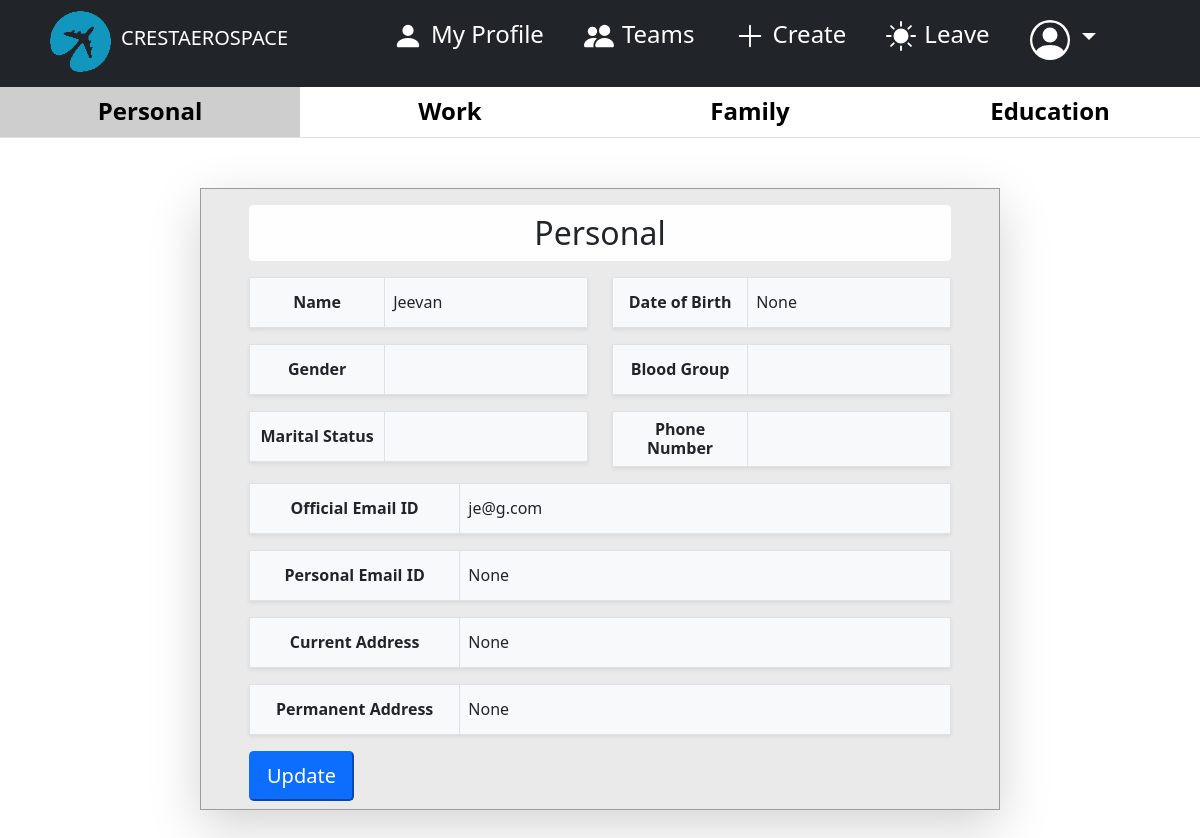
The page /hrms/employee/MyTeam/employee/5/personal (signed in) on the database its author committed.
### employee/models.py (models this page shows, shortened)
class Employee(AbstractBaseUser):
    email           = models.EmailField(max_length=254, verbose_name='Official Email', unique=True)
    first_name      = models.CharField(max_length=50, verbose_name="First Name")
    last_name       = models.CharField(max_length=50, verbose_name="Last Name",blank=True)
    gender          = models.CharField(max_length=10, verbose_name="Gender", choices=GENDER,blank=True)
    birthday        = models.DateField(verbose_name="Date of Birth",null=True, blank=True, help_text="MM/DD/YYYY")
    phone           = models.CharField(max_length=15, verbose_name="Phone Number", blank=True)
    blood           = models.CharField(verbose_name="Blood Type", choices=BLOOD_TYPE,blank=True, max_length=10)
    marital         = models.CharField(verbose_name="Marital Status", choices=MARITAL_STATUS,blank=True, max_length=10)
    per_email       = models.EmailField(max_length=254, verbose_name='Personal Email', unique=True, blank=True, null=True)
    c_address       = models.CharField(max_length=1000, verbose_name="Current Address", null=True, blank=True)
    p_address       = models.CharField(max_length=1000, verbose_name="Permanent Address", null=True, blank=True)
    emp_id          = models.CharField(max_length=15, verbose_name="Employee ID", unique=True)
    date_joined     = models.DateTimeField(verbose_name='Date Joined', auto_now_add=True)
    emp_status      = models.CharField(verbose_name="Employee Status", choices=STATUS,blank=False, max_length=20)
    department      = models.ForeignKey(Department,verbose_name ='Department',on_delete=models.SET_NULL,null=True,default=None)
    manager         = models.ForeignKey(to="self",verbose_name ='Reporting Manager',on_delete=models.SET_NULL,null=True,default=None, blank=True)
    role            = models.ForeignKey(Role,verbose_name ='Role',on_delete=models.SET_NULL,null=True,default=None)
    title           = models.ForeignKey(Title,verbose_name ='Job Title',on_delete=models.SET_NULL,null=True,default=None)
    position        = models.ForeignKey(Position,verbose_name ='Position',on_delete=models.SET_NULL,null=True,default=None)
    experience      = models.CharField(max_length=10, verbose_name="Work Experience", null=True, blank=True)
    is_active       = models.BooleanField(verbose_name="Active",default=True)
    last_login      = models.DateTimeField(verbose_name='Last Login', auto_now=True)
    is_admin        = models.BooleanField(verbose_name="Admin",default=False)
    is_staff        = models.BooleanField(verbose_name="Staff",default=False)
    is_superuser    = models.BooleanField(verbose_name="Superuser",default=False)
    USERNAME_FIELD = 'email'
    REQUIRED_FIELDS = ['first_name', 'emp_id',]
    objects = EmployeeManager()

### employee/views.py (the view)
# urls.py: path("employee/MyTeam/employee/<int:id>/personal", views.employee_personal, name="employee_personal"),
def employee_personal(request, id):
    if not request.user.is_authenticated:
        return redirect('login_user')
    if request.method == 'POST':
        user = Employee.objects.get(pk=id)
        form = EmployeePersonalUpdateForm(request.POST, instance=user)
        if form.is_valid():
            form.save()
            messages.success(request,'Profile successfully updated !!',extra_tags = 'alert alert-success alert-dismissible show')
            return redirect('employee_personal', id=id)
    else:
        user = Employee.objects.get(pk=id)
        form = EmployeePersonalUpdateForm(
            initial={
                'email' : user.email,
                'first_name' : user.first_name,
                'last_name' : user.last_name,
                'gender' : user.gender,
                'birthday' : user.birthday,
                'c_address': user.c_address,
                'p_address': user.p_address,
                'phone': user.phone,
                'per_email': user.per_email,
                'marital': user.marital,
                'blood': user.blood,
            }
        )
    profile = user
    context = {'profile' : profile, 'form' : form}
    return render(request, "employee/employee_personal.html", context)

### templates/employee/employee_personal.html (shortened to what this page needs)
{% extends 'dashboard/dash_base.html' %}
{% load crispy_forms_filters %}
{% load static %}
{% load static %}
{% block content %}
<head>
</head>
<body>
  <table class="table">
    <thead class="h4">
      <tr class="text-center" style="height:50px; vertical-align: middle;">
        <th width="25%" style="background-color: rgb(207, 206, 206);"><a style="text-decoration: none; color: black;"
            href="{% url 'employee_personal' profile.id %}">Personal</a></th>
        <th width="25%"> <a style="text-decoration: none; color: black;" href="{% url 'employee_work' profile.id %}">Work</a> </th>
        <th width="25%"><a style="text-decoration: none; color: black;"
            href="{% url 'employee_family' profile.id %}">Family</a></th>
        <th width="25%"><a style="text-decoration: none; color: black;"
            href="{% url 'employee_education' profile.id %}">Education</a></th>
      </tr>
    </thead>
  </table>
  {% if user.is_authenticated %}
  <div class="container-fluid profile col-md-8 px-5 pt-3 shadow-lg">
    <h2 class="text-center text-dark py-2 alert alert-light">Personal</h2>
    <div class="row">
      <div class="col-md-6">
        <table class="table table-bordered bg-light shadow-sm">
          <tr class="h6" style="height:50px; vertical-align: middle;">
            <th class="text-center" width="40%">Name</th>
            <td>{{ profile.first_name }} {{profile.last_name}}</td>
          </tr>
        </table>
      </div>
      <div class="col-md-6">
        <table class="table table-bordered bg-light shadow-sm">
          <tr class="h6" style="height:50px; vertical-align: middle;">
            <th class="text-center" width="40%">Date of Birth</th>
            <td>{{ profile.birthday }}</td>
          </tr>
        </table>
      </div>
    </div>
    <div class="row">
      <div class="col-md-6">
        <table class="table table-bordered bg-light shadow-sm">
          <tr class="h6" style="height:50px; vertical-align: middle;">
            <th class="text-center" width="40%">Gender</th>
            <td>{{ profile.gender }}</td>
          </tr>
        </table>
      </div>
      <div class="col-md-6">
        <table class="table table-bordered bg-light shadow-sm">
          <tr class="h6" style="height:50px; vertical-align: middle;">
            <th class="text-center" width="40%">Blood Group</th>
            <td>{{ profile.blood }}</td>
          </tr>
        </table>
      </div>
    </div>
    <div class="row">
      <div class="col-md-6">
        <table class="table table-bordered bg-light shadow-sm">
          <tr class="h6" style="height:50px; vertical-align: middle;">
            <th class="text-center" width="40%">Marital Status</th>
            <td>{{ profile.marital }}</td>
          </tr>
        </table>
      </div>
      <div class="col-md-6">
        <table class="table table-bordered bg-light shadow-sm">
          <tr class="h6" style="height:50px; vertical-align: middle;">
            <th class="text-center" width="40%">Phone Number</th>
            <td>{{ profile.phone }}</td>
          </tr>
        </table>
      </div>
    </div>
    <table class="table table-bordered bg-light shadow-sm">
      <tr class="h6" style="height:50px; vertical-align: middle;">
        <th class="text-center" width="30%">Official Email ID</th>
        <td>{{ profile.email }}</td>
      </tr>
    </table>
    <table class="table table-bordered bg-light shadow-sm">
      <tr class="h6" style="height:50px; vertical-align: middle;">
        <th class="text-center" width="30%">Personal Email ID</th>
        <td>{{ profile.per_email }}</td>
      </tr>
    </table>
    <table class="table table-bordered bg-light shadow-sm">
      <tr class="h6" style="height:50px; vertical-align: middle;">
        <th class="text-center" width="30%">Current Address</th>
        <td>{{ profile.c_address }}</td>
      </tr>
    </table>
    <table class="table table-bordered bg-light shadow-sm">
      <tr class="h6" style="height:50px; vertical-align: middle;">
        <th class="text-center" width="30%">Permanent Address</th>
        <td>{{ profile.p_address }}</td>
      </tr>
    </table>
    <button type="button" class="btn-lg btn-primary mb-2" data-bs-toggle="modal" data-bs-target="#personal">
      Update
    </button>
  </div>
  {% endif %}
</body>
{% endblock content %}

### static/dashboard.css (style rules this page uses)
* { margin: 0; padding: 0; }
.profile { margin-top: 50px; margin-bottom: 100px; border: 1px solid #9c9c9c; background-color: #eaeaea; }

### rows shown on the page
Employee: first_name "Jeevan", birthday "None", email "je@g.com", per_email "None", c_address "None", p_address "None"
